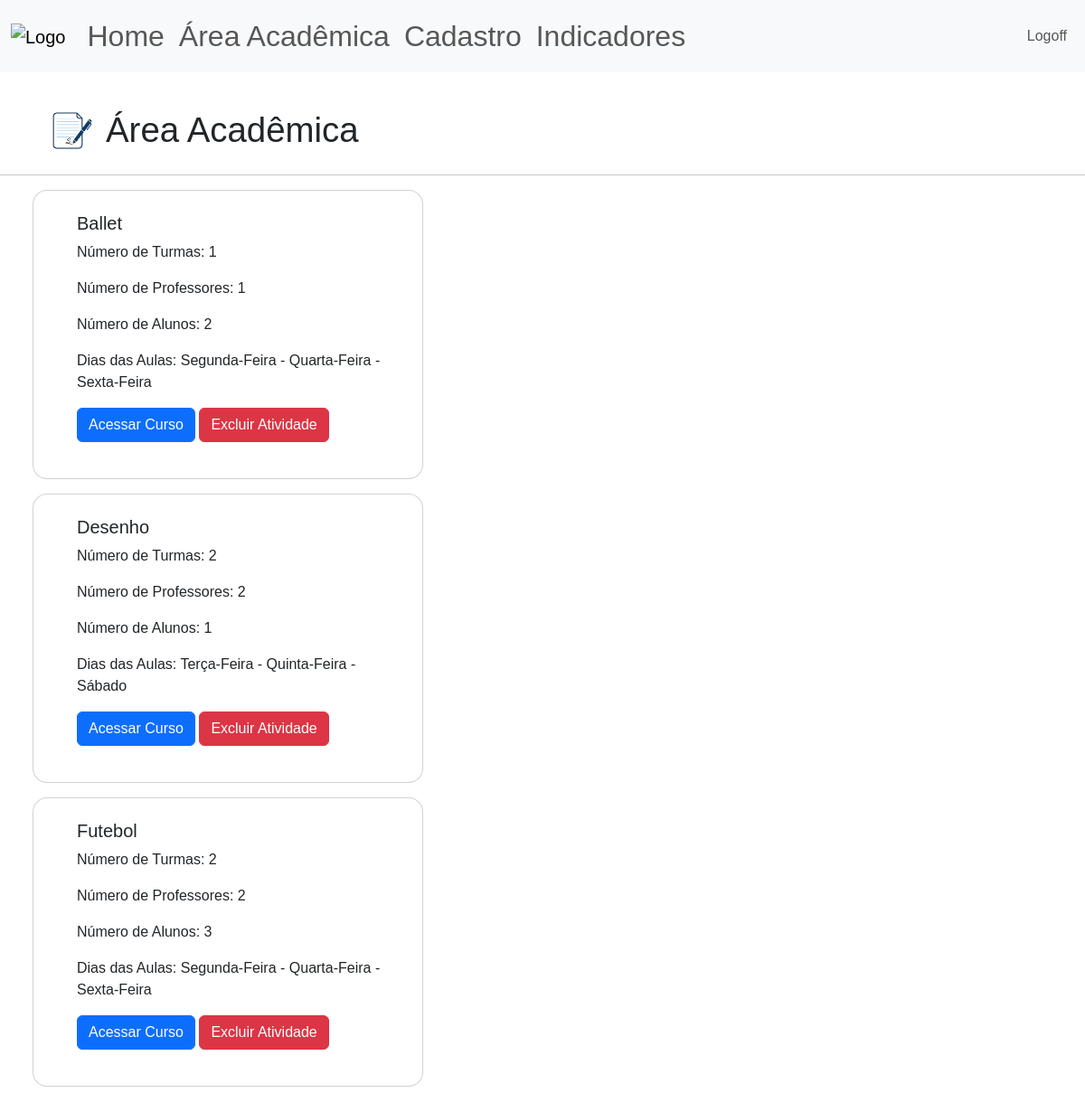
The app's page /area-academica (signed in) with its own data.
### site_verbo_amar/models.py (models this page shows)
class Atividade(database.Model):
    id = database.Column(database.Integer, primary_key=True)
    atividade = database.Column(database.String, nullable=False, unique=True)
    dias_aula = database.Column(database.String, nullable=False)

### site_verbo_amar/routes.py (the view)
@app.route("/area-academica", methods=['POST','GET'])
@login_required
def area_academica():
    atividades = carregar_nome_atividades()
    atividades = carregar_turmas(atividades)
    adm = current_user.adm
    if adm=="1":
        privilegio=True
    else:
        privilegio=False
    return render_template("area_academica.html", atividades=atividades,privilegio=privilegio)

### site_verbo_amar/models.py (called while the page is built)
@login_manager.user_loader
def load_user(id_usuario):
    return Usuario.query.get(int(id_usuario))

### site_verbo_amar/routes.py (called while the page is built)
def carregar_nome_atividades():
    dict_ativ = {}
    atividades = Atividade.query.order_by(Atividade.atividade.asc()).all()
    for ativ in atividades:
        dict_ativ[ativ.id] = {"nome_atividade":ativ.atividade,
                              "dias_aula":ativ.dias_aula.replace(";",' - '),
                              "turmas":0,
                              "professores":[],
                              "alunos":0,
                              "n_professores":0}
    return dict_ativ

def carregar_turmas(dict_ativ):
    turmas = Turma.query.order_by(Turma.id_atividade.asc()).all()
    for ativ in dict_ativ:
        for id in turmas:
            if ativ == id.id_atividade:
                dict_ativ[ativ]['turmas'] += 1
                if type(id.id_aluno) == int and id.id_aluno !=0:
                    total_alunos =1
                else:
                    total_alunos = len(id.id_aluno) - id.id_aluno.count(';')
                dict_ativ[ativ]['alunos'] += total_alunos
                if not id.id_professor in dict_ativ[ativ]['professores']:
                    dict_ativ[ativ]['professores'].append(id.id_professor)
                    dict_ativ[ativ]['n_professores'] +=1
    return dict_ativ

### site_verbo_amar/templates/area_academica.html
{% extends 'base.html'%}
{% block body %}
<div class = "d-flex align-items-center gap-1", style="padding-left: 3rem; padding-top: 2rem;">
    <img src="{{url_for('static', filename='academica_logo.png')}}" alt="study" height="65">
    <h1 style="font-size: 2.4rem; font-weight: 500; line-height: 1.2; margin: 0;">Área Acadêmica</h1>
</div>
<hr>
<div id="card-area-academica">
{% for ativ in atividades %}
  <div class="card">
    <div class="card-content">
      <h5 class="card-title">{{atividades[ativ]["nome_atividade"]}}</h5>
      <p class="card-text">Número de Turmas: {{atividades[ativ]["turmas"]}}</p>
      <p class="card-text">Número de Professores: {{atividades[ativ]["n_professores"]}}</p>
      <p class="card-text">Número de Alunos: {{atividades[ativ]["alunos"]}}</p>
      <p class="card-text">Dias das Aulas: {{atividades[ativ]["dias_aula"]}}</p>
      <a href="{{ url_for('exibir_turmas', nome=atividades[ativ]['nome_atividade']) }}" class="btn btn-primary">Acessar Curso</a>
      <a href="{{url_for('excluir_atividade', nome_atividade=atividades[ativ]['nome_atividade']) }}" class="btn btn-danger">Excluir Atividade</a>
    </div>
  </div>
 {% endfor %}
</div>
{% endblock %}

### site_verbo_amar/static/main.css (style rules this page uses)
* { font-family:'Poppins', sans-serif; }
:root { --navbar-height: 56px; }
#card-area-academica { display: flex; flex-wrap: wrap; align-items: left; gap: 5%; margin: 0vw auto 10vw 3vw; width: 50%; }
#card-area-academica .card { display: flex; flex-direction: row; padding: 2rem 2rem 3rem 3rem; margin-bottom: 1rem; width: 27rem; height: 20rem; align-items: center; justify-content: space-between; border-radius: 2vh; }

### records on screen
Atividade: atividade "Ballet"
Atividade: atividade "Desenho"
Atividade: atividade "Futebol"

### other values on screen
{{ atividades[ativ]["turmas"] }} "1" "2" "2"
{{ atividades[ativ]["n_professores"] }} "1" "2" "2"
{{ atividades[ativ]["alunos"] }} "2" "1" "3"
{{ atividades[ativ]["dias_aula"] }} "Segunda-Feira - Quarta-Feira - Sexta-Feira" "Terça-Feira - Quinta-Feira - Sábado" "Segunda-Feira - Quarta-Feira - Sexta-Feira"
